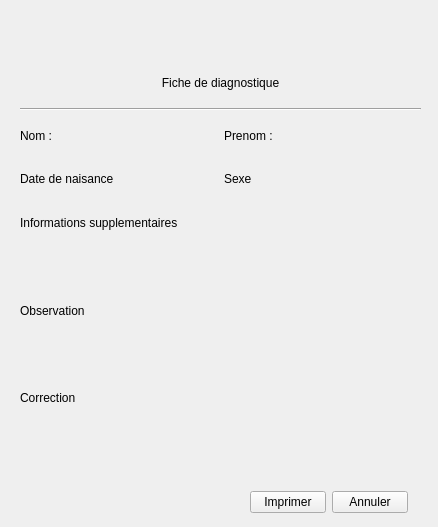
<?xml version="1.0" encoding="UTF-8"?>
<ui version="4.0">
 <class>PrintDiagnos</class>
 <widget class="QWidget" name="PrintDiagnos">
  <property name="geometry">
   <rect>
    <x>0</x>
    <y>0</y>
    <width>438</width>
    <height>527</height>
   </rect>
  </property>
  <property name="windowTitle">
   <string>Form</string>
  </property>
  <widget class="QWidget" name="zonePrintable" native="true">
   <property name="geometry">
    <rect>
     <x>10</x>
     <y>10</y>
     <width>421</width>
     <height>451</height>
    </rect>
   </property>
   <widget class="QWidget" name="layoutWidget">
    <property name="geometry">
     <rect>
      <x>10</x>
      <y>10</y>
      <width>401</width>
      <height>441</height>
     </rect>
    </property>
    <layout class="QVBoxLayout" name="layZone">
     <item>
      <widget class="QLabel" name="lblEntete">
       <property name="text">
        <string/>
       </property>
       <property name="alignment">
        <set>Qt::AlignCenter</set>
       </property>
      </widget>
     </item>
     <item>
      <widget class="QLabel" name="label">
       <property name="styleSheet">
        <string notr="true">font: 16pt &quot;MS Shell Dlg 2&quot;;</string>
       </property>
       <property name="text">
        <string>Fiche de diagnostique</string>
       </property>
       <property name="alignment">
        <set>Qt::AlignCenter</set>
       </property>
      </widget>
     </item>
     <item>
      <widget class="Line" name="line">
       <property name="orientation">
        <enum>Qt::Horizontal</enum>
       </property>
      </widget>
     </item>
     <item>
      <layout class="QHBoxLayout" name="horizontalLayout">
       <item>
        <widget class="QLabel" name="label_2">
         <property name="text">
          <string>Nom :</string>
         </property>
        </widget>
       </item>
       <item>
        <widget class="QLabel" name="lblNom">
         <property name="text">
          <string/>
         </property>
        </widget>
       </item>
       <item>
        <widget class="QLabel" name="label_4">
         <property name="text">
          <string>Prenom :</string>
         </property>
        </widget>
       </item>
       <item>
        <widget class="QLabel" name="lblPnom">
         <property name="text">
          <string/>
         </property>
        </widget>
       </item>
      </layout>
     </item>
     <item>
      <layout class="QHBoxLayout" name="horizontalLayout_2">
       <item>
        <widget class="QLabel" name="label_6">
         <property name="text">
          <string>Date de naisance</string>
         </property>
        </widget>
       </item>
       <item>
        <widget class="QLabel" name="lblDateNaiss">
         <property name="text">
          <string/>
         </property>
        </widget>
       </item>
       <item>
        <widget class="QLabel" name="label_8">
         <property name="text">
          <string>Sexe</string>
         </property>
        </widget>
       </item>
       <item>
        <widget class="QLabel" name="lblSex">
         <property name="text">
          <string/>
         </property>
        </widget>
       </item>
      </layout>
     </item>
     <item>
      <widget class="QLabel" name="label_10">
       <property name="styleSheet">
        <string notr="true">font: 10pt &quot;MS Shell Dlg 2&quot;;</string>
       </property>
       <property name="text">
        <string>Informations supplementaires</string>
       </property>
      </widget>
     </item>
     <item>
      <widget class="QLabel" name="lblInfoSupp">
       <property name="text">
        <string/>
       </property>
      </widget>
     </item>
     <item>
      <widget class="QLabel" name="label_12">
       <property name="styleSheet">
        <string notr="true">font: 10pt &quot;MS Shell Dlg 2&quot;;</string>
       </property>
       <property name="text">
        <string>Observation</string>
       </property>
      </widget>
     </item>
     <item>
      <widget class="QLabel" name="lblObs">
       <property name="text">
        <string/>
       </property>
      </widget>
     </item>
     <item>
      <widget class="QLabel" name="label_3">
       <property name="text">
        <string>Correction</string>
       </property>
      </widget>
     </item>
     <item>
      <widget class="QLabel" name="txtCorr">
       <property name="text">
        <string/>
       </property>
      </widget>
     </item>
    </layout>
   </widget>
  </widget>
  <widget class="QWidget" name="layoutWidget">
   <property name="geometry">
    <rect>
     <x>0</x>
     <y>0</y>
     <width>2</width>
     <height>2</height>
    </rect>
   </property>
   <layout class="QVBoxLayout" name="verticalLayout"/>
  </widget>
  <widget class="QWidget" name="layoutWidget">
   <property name="geometry">
    <rect>
     <x>0</x>
     <y>0</y>
     <width>2</width>
     <height>2</height>
    </rect>
   </property>
   <layout class="QVBoxLayout" name="verticalLayout_2"/>
  </widget>
  <widget class="QWidget" name="layoutWidget">
   <property name="geometry">
    <rect>
     <x>0</x>
     <y>0</y>
     <width>2</width>
     <height>2</height>
    </rect>
   </property>
   <layout class="QVBoxLayout" name="verticalLayout_3"/>
  </widget>
  <widget class="QWidget" name="layoutWidget">
   <property name="geometry">
    <rect>
     <x>250</x>
     <y>490</y>
     <width>158</width>
     <height>25</height>
    </rect>
   </property>
   <layout class="QHBoxLayout" name="horizontalLayout_3">
    <item>
     <widget class="QPushButton" name="btnPrint">
      <property name="text">
       <string>Imprimer</string>
      </property>
     </widget>
    </item>
    <item>
     <widget class="QPushButton" name="pushButton_2">
      <property name="text">
       <string>Annuler</string>
      </property>
     </widget>
    </item>
   </layout>
  </widget>
  <zorder>layoutWidget</zorder>
  <zorder>zonePrintable</zorder>
  <zorder>layoutWidget</zorder>
  <zorder>layoutWidget</zorder>
  <zorder>layoutWidget</zorder>
 </widget>
 <resources/>
 <connections/>
</ui>
